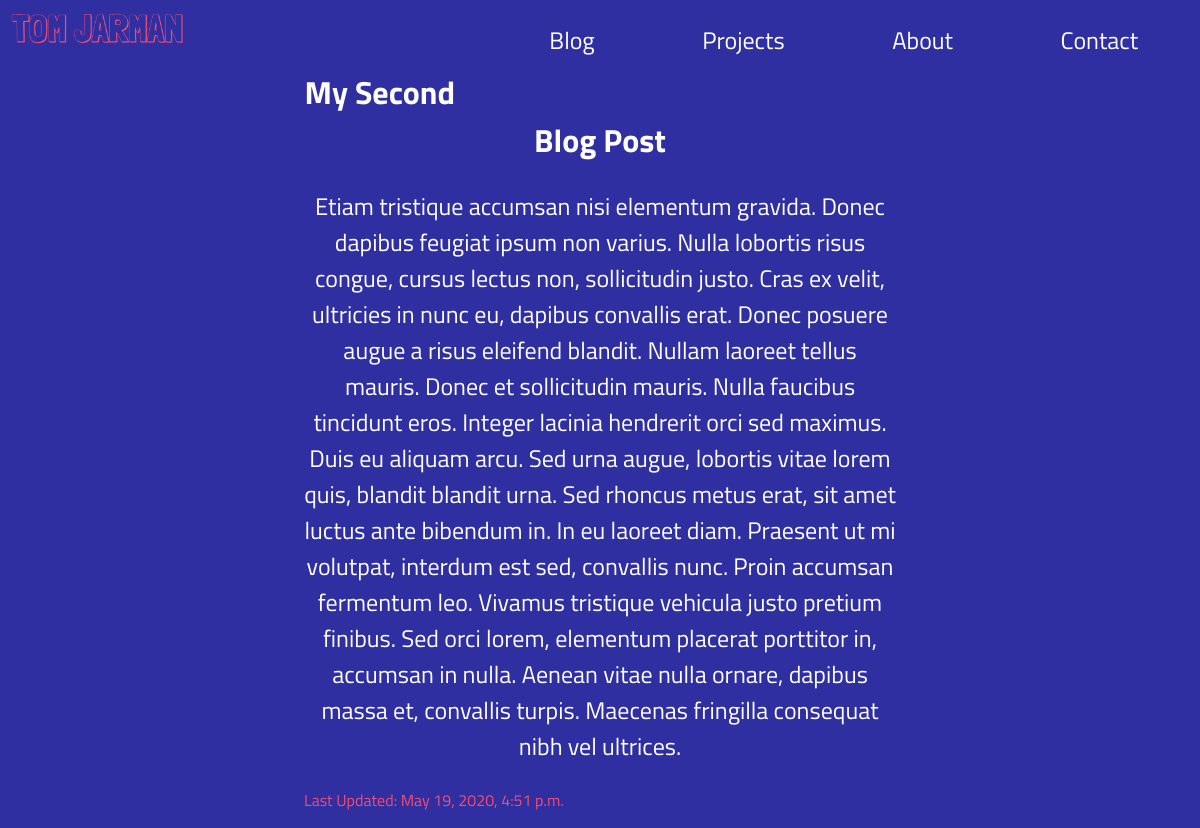
Page /home/my-second-blog-post/ on the committed database.
### blog/models.py (models this page shows, shortened)
class Post(models.Model):
    title = models.CharField(max_length=100)
    slug = models.SlugField(unique=True)
    description = models.CharField(max_length=400)
    text = models.TextField()
    category = models.ForeignKey(Category, on_delete=models.CASCADE)
    updated_on = models.DateTimeField(auto_now=True)
    created_on = models.DateTimeField(auto_now_add=True)

### blog/views.py (the view)
# urls.py: path('<slug:slug>/', views.PostDetailView.as_view(), name='detail')
class PostDetailView(generic.DetailView):
    model = Post
    template_name = 'blog/detail.html'
    t = create_tracker()
    def get_queryset(self):
        posts = Post.objects.filter(created_on__lte=timezone.now())
        post = posts[0]
        url = BLOG_URL + reverse('blog:index') + post.slug
        self.t.track_page_view(url, post.slug)
        return posts

### blog/templates/blog/detail.html
{% include "blog/navbar.html" %}
<div class="blog-detail">
    <h1>{{ post.title }}</h1>
    <p>{{ post.text }}</p>
    <p class="updated">Last Updated: {{ post.updated_on }}</p>
</div>

### blog/static/blog/style.css (style rules this page uses)
* { font-size: 100%; font-family: 'Titillium Web', sans-serif; }
.blog-detail { max-width: 50%; margin: auto; text-align: center; }
.blog-detail h1 { color: white; font-size: xx-large; text-align: center; }
.blog-detail p { color: white; font-size: x-large; text-align: center; }
.blog-detail .updated { color: #f64c72; font-size: medium; text-align: left; }

### rows in the picture
Post: title "My Second Blog Post", text "Etiam tristique accumsan nisi elementum gravida. Donec dapibus feugiat ipsum non varius. Nulla lobortis risus congue, cursus lectus non, sollicitudin justo. Cras ex velit, ultricies in nunc eu, dapibus convallis erat. Donec posuere augue a risus eleifend blandit. Nullam laoreet tellus mauris. Donec et sollicitudin mauris. Nulla faucibus tincidunt eros. Integer lacinia hendrerit orci sed maximus. Duis eu aliquam arcu. Sed urna augue, lobortis vitae lorem quis, blandit blandit urna. Sed rhoncus metus erat, sit amet luctus ante bibendum in. In eu laoreet diam. Praesent ut mi volutpat, interdum est sed, convallis nunc. Proin accumsan fermentum leo. Vivamus tristique vehicula justo pretium…", updated_on "May 19, 2020, 4:51 p.m."
